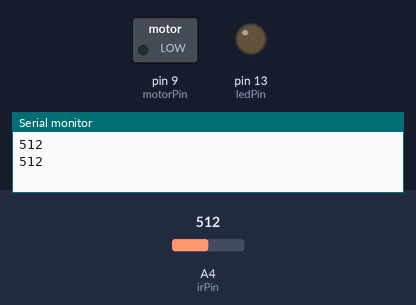
This sketch was run on a simulated Arduino Uno, built with avr-gcc and run on an emulated ATmega328P. Parts: switched loads named in the sketch (green lamp = pin HIGH), output pins drawn as LEDs (lit = HIGH), the last lines printed to the serial monitor. The test bench sets the inputs (shaded band); at power-on: A4 (irPin) = 512.

Above: at 1.8 s.
1.9 s: A4 (irPin) set to 105
3.4 s: A4 (irPin) set to 91
At 5.0 s:
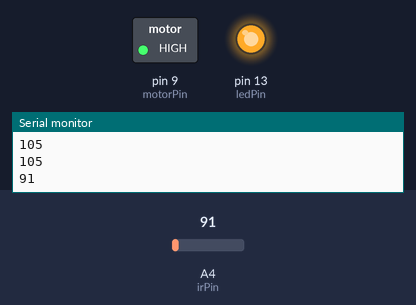
5.5 s: A4 (irPin) set to 110
At 6.5 s:
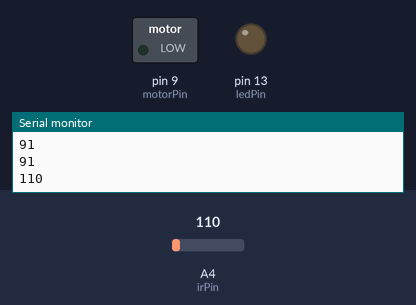
7.5 s: A4 (irPin) set to 90
At 9.3 s:
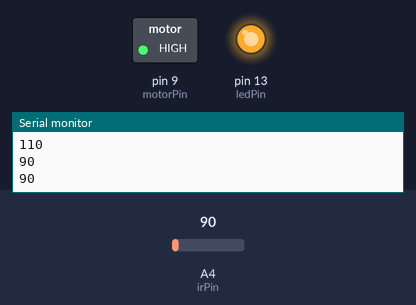
Timing chart, 0 to 10.5 s (numbered marks = the images above; inputs shaded):
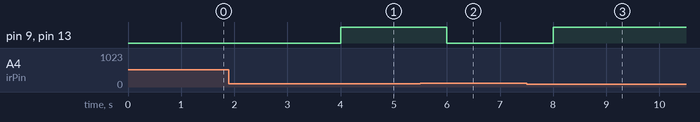

The sketch:

ir-led-motor.ino
```cpp
int ledPin = 13;
int irPin = A4;
int motorPin = 9;

int val = 0;

void setup(){
  Serial.begin(9600);
  pinMode(irPin, INPUT);
  pinMode(ledPin, OUTPUT);
  pinMode(motorPin, OUTPUT);
}

void loop(){
 val = analogRead(irPin);

 if (val > 100){
   Serial.println(val);
   digitalWrite(ledPin, LOW);
   digitalWrite(motorPin, LOW);
 } else {
   Serial.println(val);
   digitalWrite(ledPin, HIGH);
   digitalWrite(motorPin, HIGH);

 }

 delay(1000);

}
```

Measured:
- the behaviour switches between 101 and 100 on A4 (irPin) (found by bisection; images 0 and 1)
- after the input at 3.4 s, pin 9 (motorPin), pin 13 (ledPin): LOW → HIGH after 0.60 s
- after the input at 5.5 s, pin 9 (motorPin), pin 13 (ledPin): HIGH → LOW after 0.50 s
- after the input at 7.5 s, pin 9 (motorPin), pin 13 (ledPin): LOW → HIGH after 0.50 s
